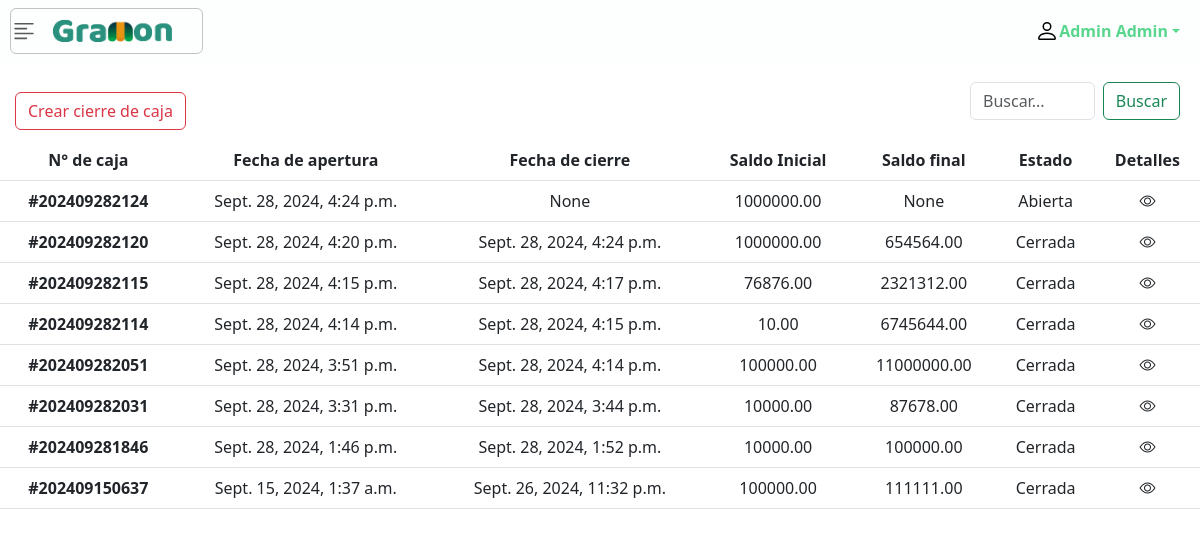
Screenshot of /list/box/ (signed in) with the database file from the repository.
### apps/adminusers_app/models.py (models this page shows, shortened)
class User(AbstractUser):
    GENDER_CHOICES = (
        ('Masculino', 'Masculino'),
        ('Femenino', 'Femenino')
    )
    gender = models.CharField(max_length=10, blank=True, choices=GENDER_CHOICES)
    email = models.EmailField(("email address"), unique=True)
    REQUIRED_FIELDS = ['first_name', 'last_name', 'email','is_superuser']
    full_name = models.CharField(max_length=100, default="", editable=False)
    objects = USerManager()

### apps/cash_register/models.py (models this page shows, shortened)
class Caja(models.Model):
    id = models.CharField(max_length=12, primary_key=True, editable=False)  # ID personalizado
    fecha_apertura = models.DateTimeField(default=timezone.now)
    saldo_inicial = models.DecimalField(max_digits=10, decimal_places=2)
    saldo_final = models.DecimalField(max_digits=10, decimal_places=2, null=True, blank=True)
    fecha_cierre = models.DateTimeField(null=True, blank=True)
    estado = models.CharField(max_length=10, choices=[('Abierta', 'Abierta'), ('Cerrada', 'Cerrada')], default='Abierta')

### apps/cash_register/views.py (the view)
# urls.py: re_path('list/box/', BoxListView.as_view(), name="Box_history"),
class BoxListView(LoginRequiredMixin,ListView):
    model = Caja
    template_name = "box/list_box.html"
    context_object_name = 'history_box'
    ordering = ['-id']
    paginate_by = 15
    login_url = reverse_lazy('user_app:login')

### templates/box/list_box.html (shortened to what this page needs)
{% extends 'base.html' %}
{% load static %}
{% block content %}
    <div class="d-flex justify-content-between align-items-center" style="width: 100%;">
        <a style="text-align: center; margin-top: 20px; margin-left: 15px;" class="btn btn-outline-danger modal_close_box" role="button" id="modal_create_product">
            Crear cierre de caja
        </a>
        <div class="d-flex" style="padding: 20px 20px; width: 250px;">
            <input class="form-control me-2" type="search" placeholder="Buscar..." aria-label="Search" name="search_box" id="search_box">
            <button class="btn btn-outline-success" id="botom_search_box">Buscar</button>
        </div>
    </div>
    <div class="table-responsive">
        <table class="table table-hover" style="text-align: center;">
            <thead>
                <tr>
                    <th scope="col">N° de caja</th>
                    <th scope="col">Fecha de apertura</th>
                    <th scope="col">Fecha de cierre</th>
                    <th scope="col">Saldo Inicial</th>
                    <th scope="col">Saldo final</th>
                    <th scope="colgroup">Estado</th>
                    <th scope="colgroup">Detalles</th>
                </tr>
            </thead>
            <tbody class="showResults">
                {% for box in history_box%}
                <tr>
                    <th scope="row">#{{box.id}}</th>
                    <td>{{box.fecha_apertura}}</td>
                    <td>{{box.fecha_cierre}}</td>
                    <td>{{box.saldo_inicial}}</td>
                    <td>{{box.saldo_final}}</td>
                    <td>{{box.estado}}</td>
                    <td style="text-align: center;">
                        <i class="bi bi-eye visualizer" data-id="{{box.id}}"></i>
                    </td>
                </tr>
                {% endfor %}
            </tbody>
        </table>
    </div>
{% endblock content %}

### templates/includes/nav.html (shortened to what this page needs)
{% load static %}
<nav class="navbar sticky-top container-fluid" id="nav_principal">
    <button class="navbar-toggler icon_principal" data-bs-toggle="offcanvas" data-bs-target="#dropdown_menu" aria-controls="dropdown_menu">
        <img src="{% static 'img/icon-gramon.png' %}" alt="GraMon" id="icon-gramon">
    </button>
    <div class="dropdown" id="icon-user">
        <a href="#" class="d-flex align-items-center text-decoration-none dropdown-toggle title_name"
            data-bs-toggle="dropdown" aria-expanded="false">
            <img src="{% static 'img/icons/person.svg' %}" alt="User" width="24" height="24">
            <strong>{{ request.user.first_name }} {{ request.user.last_name }}</strong>
        </a>
    </div>
</nav>

### static/css/includes/nav_style.css (style rules this page uses)
#nav_principal { background-color:#FDFEFE; }
.navbar-toggler.icon_principal { background-color: transparent; padding: 0; outline: none; }
#icon-gramon { width: 180px; margin-left: -20px; }
#icon-user { margin-right: 20px; }
.title_name { color: #58D68D; }
.navbar-toggler { border: none; padding: 0; background: none; }
.icon_principal { border: 1px solid rgba(136, 136, 136, 0.5); padding-left: 5px; margin-left: 10px; }

### static/css/base.css (style rules this page uses)
html, body { margin: 0; padding: 0; height: 100%; }
.content { min-height: 100vh; display: flex; flex-direction: column; }

### rows the page displays
User: user.first_name "Admin", user.last_name "Admin"
Caja: id "202409282124", fecha_apertura "Sept. 28, 2024, 4:24 p.m.", fecha_cierre "None", saldo_inicial "1000000.00", saldo_final "None", estado "Abierta"
Caja: id "202409282120", fecha_apertura "Sept. 28, 2024, 4:20 p.m.", fecha_cierre "Sept. 28, 2024, 4:24 p.m.", saldo_inicial "1000000.00", saldo_final "654564.00", estado "Cerrada"
Caja: id "202409282115", fecha_apertura "Sept. 28, 2024, 4:15 p.m.", fecha_cierre "Sept. 28, 2024, 4:17 p.m.", saldo_inicial "76876.00", saldo_final "2321312.00", estado "Cerrada"
Caja: id "202409282114", fecha_apertura "Sept. 28, 2024, 4:14 p.m.", fecha_cierre "Sept. 28, 2024, 4:15 p.m.", saldo_inicial "10.00", saldo_final "6745644.00", estado "Cerrada"
Caja: id "202409282051", fecha_apertura "Sept. 28, 2024, 3:51 p.m.", fecha_cierre "Sept. 28, 2024, 4:14 p.m.", saldo_inicial "100000.00", saldo_final "11000000.00", estado "Cerrada"
Caja: id "202409282031", fecha_apertura "Sept. 28, 2024, 3:31 p.m.", fecha_cierre "Sept. 28, 2024, 3:44 p.m.", saldo_inicial "10000.00", saldo_final "87678.00", estado "Cerrada"
Caja: id "202409281846", fecha_apertura "Sept. 28, 2024, 1:46 p.m.", fecha_cierre "Sept. 28, 2024, 1:52 p.m.", saldo_inicial "10000.00", saldo_final "100000.00", estado "Cerrada"
Caja: id "202409150637", fecha_apertura "Sept. 15, 2024, 1:37 a.m.", fecha_cierre "Sept. 26, 2024, 11:32 p.m.", saldo_inicial "100000.00", saldo_final "111111.00", estado "Cerrada"
